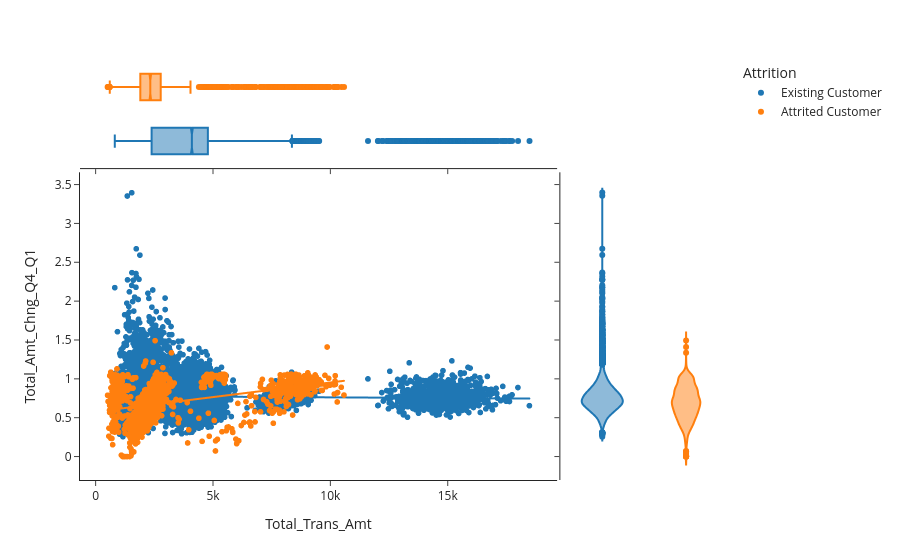

Notebook cell for this chart:
### Code cell
yprop = 'Total_Amt_Chng_Q4_Q1'
xprop = 'Total_Trans_Amt'
h= 'Attrition'
px.scatter(data, x=xprop, y=yprop, color=h, marginal_y="violin", marginal_x="box", trendline="ols", template="simple_white")

### Figure 1 — Plotly figure (JSON) as saved in the notebook; plotly's stock layout.template omitted (floating-point values rounded to 4 significant figures; data arrays with more than 128 entries replaced by an {"elided": "..."} marker saying what was removed)
{"data": [{"hovertemplate": "Attrition=Existing Customer<br>Total_Trans_Amt=%{x}<br>Total_Amt_Chng_Q4_Q1=%{y}<extra></extra>", "legendgroup": "Existing Customer", "marker": {"color": "#1F77B4", "symbol": "circle"}, "mode": "markers", "name": "Existing Customer", "showlegend": true, "type": "scattergl", "x": {"elided": "8500 int values"}, "xaxis": "x", "y": {"elided": "8500 float values"}, "yaxis": "y"}, {"alignmentgroup": "True", "hovertemplate": "Attrition=Existing Customer<br>Total_Trans_Amt=%{x}<extra></extra>", "legendgroup": "Existing Customer", "marker": {"color": "#1F77B4", "symbol": "circle"}, "name": "Existing Customer", "notched": true, "offsetgroup": "Existing Customer", "showlegend": false, "type": "box", "x": {"elided": "8500 int values"}, "xaxis": "x3", "yaxis": "y3"}, {"alignmentgroup": "True", "hovertemplate": "Attrition=Existing Customer<br>Total_Amt_Chng_Q4_Q1=%{y}<extra></extra>", "legendgroup": "Existing Customer", "marker": {"color": "#1F77B4", "symbol": "circle"}, "name": "Existing Customer", "offsetgroup": "Existing Customer", "scalegroup": "y", "showlegend": false, "type": "violin", "xaxis": "x2", "y": {"elided": "8500 float values"}, "yaxis": "y2"}, {"hovertemplate": "<b>OLS trendline</b><br>Total_Amt_Chng_Q4_Q1 = -1.837e-06 * Total_Trans_Amt + 0.78106<br>R<sup>2</sup>=0.000878<br><br>Attrition=Existing Customer<br>Total_Trans_Amt=%{x}<br>Total_Amt_Chng_Q4_Q1=%{y} <b>(trend)</b><extra></extra>", "legendgroup": "Existing Customer", "marker": {"color": "#1F77B4", "symbol": "circle"}, "mode": "lines", "name": "Existing Customer", "showlegend": false, "type": "scattergl", "x": {"elided": "8500 int values"}, "xaxis": "x", "y": {"elided": "8500 float values"}, "yaxis": "y"}, {"hovertemplate": "Attrition=Attrited Customer<br>Total_Trans_Amt=%{x}<br>Total_Amt_Chng_Q4_Q1=%{y}<extra></extra>", "legendgroup": "Attrited Customer", "marker": {"color": "#FF7F0E", "symbol": "circle"}, "mode": "markers", "name": "Attrited Customer", "showlegend": true, "type": "scattergl", "x": {"elided": "1627 int values"}, "xaxis": "x", "y": {"elided": "1627 float values"}, "yaxis": "y"}, {"alignmentgroup": "True", "hovertemplate": "Attrition=Attrited Customer<br>Total_Trans_Amt=%{x}<extra></extra>", "legendgroup": "Attrited Customer", "marker": {"color": "#FF7F0E", "symbol": "circle"}, "name": "Attrited Customer", "notched": true, "offsetgroup": "Attrited Customer", "showlegend": false, "type": "box", "x": {"elided": "1627 int values"}, "xaxis": "x3", "yaxis": "y3"}, {"alignmentgroup": "True", "hovertemplate": "Attrition=Attrited Customer<br>Total_Amt_Chng_Q4_Q1=%{y}<extra></extra>", "legendgroup": "Attrited Customer", "marker": {"color": "#FF7F0E", "symbol": "circle"}, "name": "Attrited Customer", "offsetgroup": "Attrited Customer", "scalegroup": "y", "showlegend": false, "type": "violin", "xaxis": "x2", "y": {"elided": "1627 float values"}, "yaxis": "y2"}, {"hovertemplate": "<b>OLS trendline</b><br>Total_Amt_Chng_Q4_Q1 = 3.75406e-05 * Total_Trans_Amt + 0.578088<br>R<sup>2</sup>=0.162550<br><br>Attrition=Attrited Customer<br>Total_Trans_Amt=%{x}<br>Total_Amt_Chng_Q4_Q1=%{y} <b>(trend)</b><extra></extra>", "legendgroup": "Attrited Customer", "marker": {"color": "#FF7F0E", "symbol": "circle"}, "mode": "lines", "name": "Attrited Customer", "showlegend": false, "type": "scattergl", "x": {"elided": "1627 int values"}, "xaxis": "x", "y": {"elided": "1627 float values"}, "yaxis": "y"}], "layout": {"legend": {"title": {"text": "Attrition"}, "tracegroupgap": 0}, "margin": {"t": 60}, "xaxis": {"anchor": "y", "domain": [0.0, 0.7363], "title": {"text": "Total_Trans_Amt"}}, "xaxis2": {"anchor": "y2", "domain": [0.7413, 1.0], "matches": "x2", "showline": false, "showticklabels": false, "ticks": ""}, "xaxis3": {"anchor": "y3", "domain": [0.0, 0.7363], "matches": "x", "showticklabels": false}, "xaxis4": {"anchor": "y4", "domain": [0.7413, 1.0], "matches": "x2", "showline": false, "showticklabels": false, "ticks": ""}, "yaxis": {"anchor": "x", "domain": [0.0, 0.7326], "title": {"text": "Total_Amt_Chng_Q4_Q1"}}, "yaxis2": {"anchor": "x2", "domain": [0.0, 0.7326], "matches": "y", "showticklabels": false}, "yaxis3": {"anchor": "x3", "domain": [0.7426, 1.0], "matches": "y3", "showline": false, "showticklabels": false, "ticks": ""}, "yaxis4": {"anchor": "x4", "domain": [0.7426, 1.0], "matches": "y3", "showline": false, "showticklabels": false, "ticks": ""}}}
